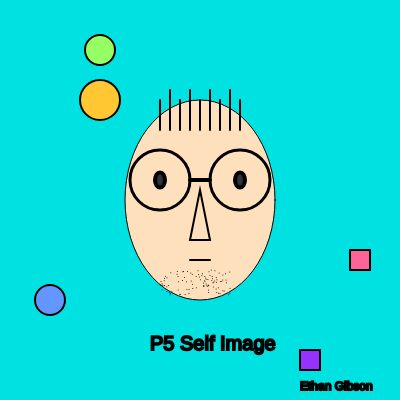
Frame 1 (no input)
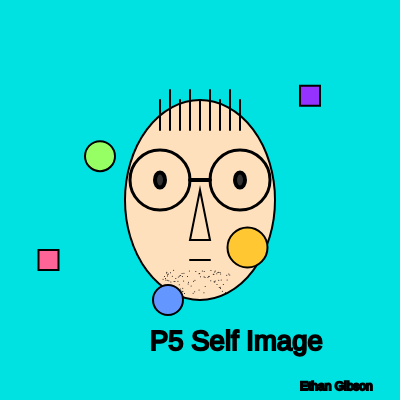
Frame 60 (no input)
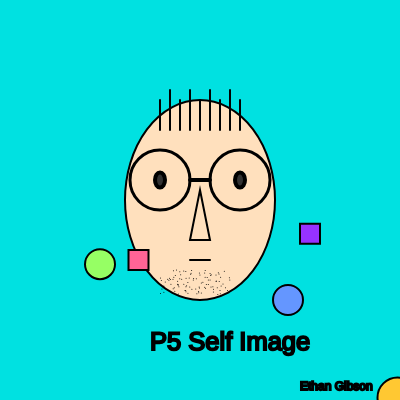
Frame 120 (the mouse pressed at the canvas centre since frame 60)

The p5.js sketch that drew these frames (run headless with seeded random() and noise() and a simulated clock; from frame 60 on, the mouse is pressed at the canvas centre):

// p5.js sketch
// ── sketch.js
// Variables for moving shapes
let shapeX1 = 50,
  shapeX2 = 350;
let shapeY1 = 50,
  shapeY2 = 350;
let shapeDiagonalX = 100,
  shapeDiagonalY = 100;

let speedX1 = 2,
  speedX2 = 1.5;
let speedY1 = 1.8,
  speedY2 = 2.3;
let speedDiagonal = 2.5;

// Variables for title animation
let titleSize = 20;
let growing = true;

function setup() {
  createCanvas(400, 400);
}

function draw() {
  background(0, 225, 225);

  // Draw static portrait
  drawStaticPortrait();

  // Moving shapes
  moveShapes();

  // Animate the title
  animateTitle();
}

function moveShapes() {
  // x-axis
  fill(100, 150, 255);
  ellipse(shapeX1, 300, 30);
  shapeX1 = (shapeX1 + speedX1) % width;

  fill(255, 100, 150);
  rect(shapeX2, 250, 20, 20);
  shapeX2 = (shapeX2 + speedX2) % width;

  // y-axis
  fill(150, 255, 100);
  ellipse(100, shapeY1, 30);
  shapeY1 = (shapeY1 + speedY1) % height;

  fill(150, 50, 255);
  rect(300, shapeY2, 20, 20);
  shapeY2 = (shapeY2 + speedY2) % height;

  // diagonal
  fill(255, 200, 50);
  ellipse(shapeDiagonalX, shapeDiagonalY, 40);
  shapeDiagonalX = (shapeDiagonalX + speedDiagonal) % width;
  shapeDiagonalY = (shapeDiagonalY + speedDiagonal) % height;
}

function animateTitle() {
  textSize(titleSize);
  fill(0);
  text("P5 Self Image", 150, 350);

  // animate title size
  if (growing) {
    titleSize += 0.5;
    if (titleSize > 30) growing = false;
  } else {
    titleSize -= 0.5;
    if (titleSize < 20) growing = true;
  }
}

function drawStaticPortrait() {
  // Head
  fill(255, 224, 189);
  ellipse(200, 200, 150, 200);

  // Glasses
  noFill();
  stroke(0);
  strokeWeight(3);
  ellipse(160, 180, 60, 60);
  ellipse(240, 180, 60, 60);
  strokeWeight(4);
  line(190, 180, 210, 180); // Bridge of glasses

  // Eyes
  fill(50);
  ellipse(160, 180, 10, 15);
  ellipse(240, 180, 10, 15);

  // Nose
  noFill();
  strokeWeight(2);
  triangle(200, 190, 210, 240, 190, 240);

  // Mouth
  line(190, 260, 210, 260);

  // Beard
  strokeWeight(1);
  for (let i = 0; i < 100; i++) {
    point(random(160, 230), random(270, 295));
  }

  // Hair
  strokeWeight(2);
  for (let i = 160; i <= 240; i += 10) {
    line(i, 100 - (i % 20), i, 130 + (i % 10));
  }

  // Signature
  textSize(12);
  fill(0);
  text("Ethan Gibson", 300, 390);
}
